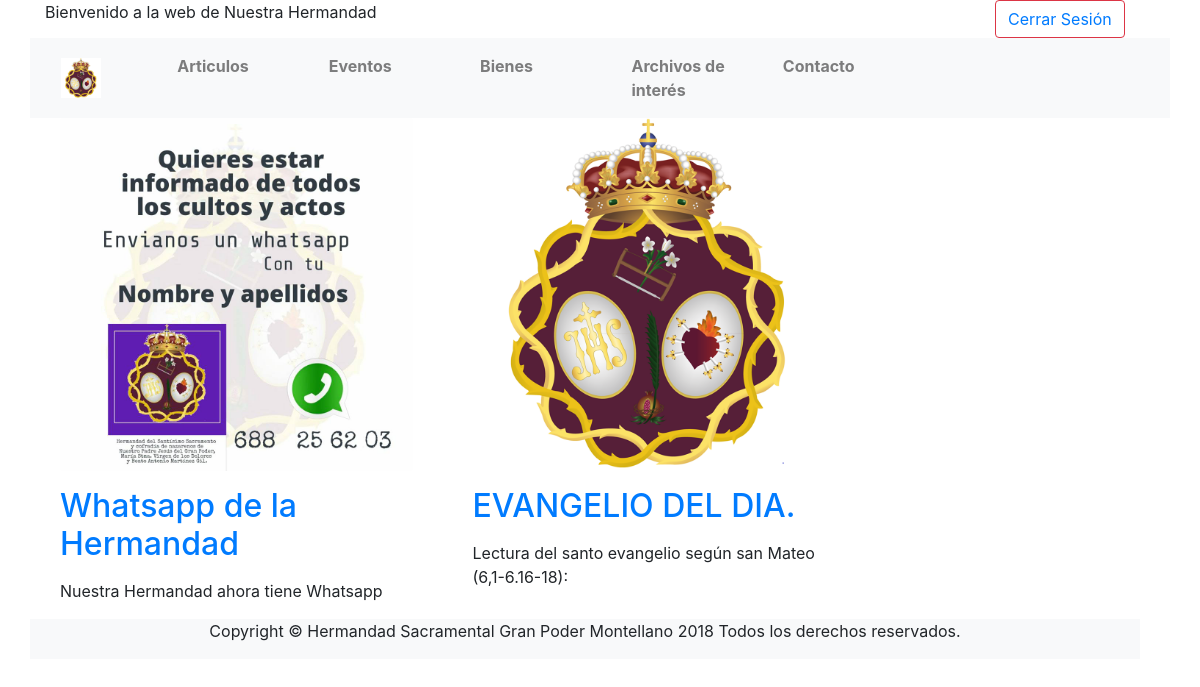
Screenshot of /Usuario/articulos.php (signed in) with the database file from the repository.
### tables this page shows
CREATE TABLE `Articulos` (
  `CodArticulo` int(10) unsigned NOT NULL AUTO_INCREMENT,
  `Titulo` varchar(50) DEFAULT NULL,
  `Subtitulo` varchar(100) DEFAULT NULL,
  `Cuerpo` text,
  `Imagen` varchar(100) DEFAULT NULL,
  `Fecha` date DEFAULT NULL,
  `CodUsuario` int(10) unsigned NOT NULL,
  PRIMARY KEY (`CodArticulo`),
  KEY `CodUsuario` (`CodUsuario`),
  CONSTRAINT `Articulos_ibfk_1` FOREIGN KEY (`CodUsuario`) REFERENCES `Usuarios` (`CodUsuario`)
);

### Usuario/articulos.php (the view, shortened to what this page needs)
<!DOCTYPE html>
<html lang="es">
  <head>
    <link rel="stylesheet" href="css/bootstrap.css">
  </head>
  <body>
    <?php
      $connection = new mysqli("localhost", "root", "Admin2015", "granPoder",3316);
      $connection->set_charset("uft8");
      ?>
    <div class="container">
      <div class="row" id="social">
        <div class="col-md-10" id="social1">
          <span>Bienvenido a la web de Nuestra Hermandad</span>
        </div>
        <div class="col-md-2">
            <button class="btn btn-outline-danger" type="button" name="button"><a href="cerrar_sesion.php">Cerrar Sesión</a></button>
        </div>
      </div>
      <div class="row">
        <nav class="col-md-12 navbar navbar-expand-xl bg-light navbar-light">
        <a class="col-md-1 navbar-brand" href="#">
          <img src="escudo.jpg" alt="logo" style="width:40px;">
        </a>
        <ul class="navbar-nav col-md-10">
          <div class="col-md-2">
            <li class="nav-item">
              <a class="nav-link" href="articulos.php"><b>Articulos</b></a>
            </li>
          </div>
          <div class="col-md-2">
            <li class="nav-item">
              <a class="nav-link" href="eventos.php"><b>Eventos</b></a>
            </li>
          </div>
          <div class="col-md-2">
            <li class="nav-item">
              <a class="nav-link" href="bienes.php"><b>Bienes</b></a>
            </li>
          </div>
          <div class="col-md-2">
            <li class="nav-item">
              <a class="nav-link" href="archivos.php"><b>Archivos de interés</b></a>
            </li>
          </div>
          <div class="col-md-2">
            <li class="nav-item">
              <a class="nav-link" href="contacto.php"><b>Contacto</b></a>
            </li>
          </div>
        </ul>
      </nav>
    </div>
      <div class="row" class="contenido">
        <div class="row col-md-9" id="contprincipal">
          <?php
          $query = "SELECT * FROM Articulos order by Fecha desc limit 6";
          if ($connection->query($query)) {
          if ($result = $connection->query($query)) {
            while ($obj = $result->fetch_object()) {
              $Titulo = $obj->Titulo;
              $Subtitulo = $obj->Subtitulo;
              $Imagen = $obj->Imagen;
              $CodArticulo = $obj->CodArticulo;
              echo "<div class='col-md-6' >";
              echo "  <div class='col-md-12'>";
              echo "  <img class='rounded img-fluid' src=".$Imagen.">";
              echo "  </div>";
              echo "<div class='col-md-12' id='cont2'>";
              echo "<p><h2><a href='articulo_seleccionado.php?CodArticulo=".$CodArticulo."'>".$Titulo."</a></h2></p>";
              echo "<p>".$Subtitulo."</p>";
              echo "</div>";
              echo "</div>";
              }
            }
          }
           ?>
        </div>
        <div class=" col-md-3">
          <div class="fb-page col-md-12" data-href="https://www.facebook.com/Hermandad-Sacramental-del-Gran-Poder-Montellano-1850947275184958/" data-tabs="timeline" data-small-header="false" data-adapt-container-width="true" data-hide-cover="false" data-show-facepile="true">
          </div>
          <div class="col-md-12">
          </div>
        </div>
      </div>
      <div class="row col-md-12 text-center bg-light">
        <p class="mx-auto">Copyright © Hermandad Sacramental Gran Poder Montellano 2018 Todos los derechos reservados.</p>
      </div>
    </div>
  </body>
</html>

### rows the page displays
articulos: Imagen (picture), Titulo "Whatsapp de la Hermandad", Subtitulo "Nuestra Hermandad ahora tiene Whatsapp"
articulos: Imagen (picture), Titulo "EVANGELIO DEL DIA.", Subtitulo "Lectura del santo evangelio según san Mateo (6,1-6.16-18):"
